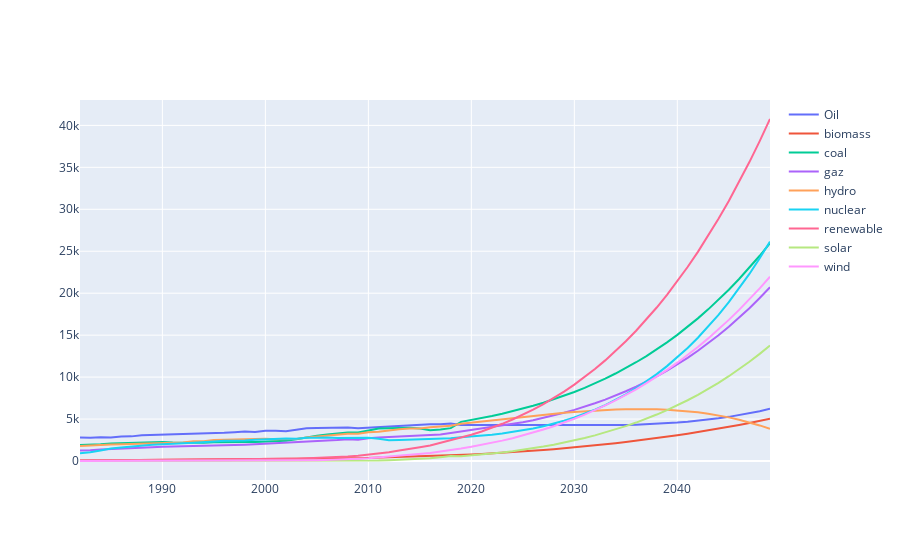

Notebook code cell kept with this figure:
### Markdown cell above
Ici on va essayer de prédire les productions futures pour chaque type d'énergie en fonction :
- de l'année
- du pays
- de la population
- de la population urbaine
- du PIB
- du PIB par habitant

On va fonctionné en 2 temps pour prédire la production entre 2019 et 2050 :
1. Prédiction de la population, population urbaine, PIB, PIB par habitant à partir de l'année et du pays
2. Prédiction de la production en fonction de toutes les données prédites

### Code cell
def predict(X_futur, final_df, region, energy, fig):
    europe_renewable = final_df[(final_df['Country'] == region) & (
        final_df['Energy'] == energy)].drop(columns=['Population Growth', 'CO2 Emission'])
    X_europe = europe_renewable['Date']
    y_europe = europe_renewable.drop(
        columns=['Date', 'Country', 'Energy', 'Production'])
    # Prediction des données démographiques futurs
    poly = PolynomialFeatures(2)
    X_poly = poly.fit_transform(X_europe.values.reshape(-1, 1))
    X_poly_futur = poly.fit_transform(X_futur.reshape(-1, 1))
    lr = LinearRegression().fit(X_poly, y_europe)
    y_predicted = lr.predict(X_poly_futur)
    X_futur_final = pd.DataFrame(X_futur, columns=['Date']).join(pd.DataFrame(y_predicted, columns=[
                          'Urban Population', 'Population', 'GDP in $']))
    y_train = europe_renewable['Production']
    X_train = europe_renewable.drop(
        columns=['Country', 'Energy', 'Production'])
    X_train['GDP per capita'] = X_train['GDP in $'] / X_train['Population']
    europe_renewable_present_futur = pd.concat([X_train, X_futur_final],sort=False)
    europe_renewable_present_futur['GDP per capita'] = europe_renewable_present_futur['GDP in $'] / \
        europe_renewable_present_futur['Population']
    europe_renewable_futur = X_futur_final.copy()
    europe_renewable_futur['GDP per capita'] = europe_renewable_futur['GDP in $'] / \
        europe_renewable_futur['Population']
    # Prédiction de la production futur
    poly2 = PolynomialFeatures(2)
    X_train_poly = poly2.fit_transform(X_train)
    X_test_poly = poly2.fit_transform(europe_renewable_futur)
    lr = LinearRegression().fit(X_train_poly, y_train)
    y_final = lr.predict(X_test_poly)
    prod = pd.concat([pd.DataFrame(y_train, columns=['Production']),
                     pd.DataFrame(y_final, columns=['Production'])],sort=False)
    final = europe_renewable_present_futur.join(prod)
    # Visualisation
    fig.add_trace(go.Scatter(x=final['Date'], y=final["Production"],name=energy))

    
final_df = pd.read_csv(f"{path}/Co2_predicted.csv")
X_futur=np.array(range(2019, 2050))
region='World'
energies=['Oil', 'biomass', 'coal', 'gaz', 'hydro',
    'nuclear', 'renewable', 'solar', 'wind']
fig = go.Figure()

for energy in energies:
    predict(X_futur, final_df, region, energy,fig)

fig.show()
